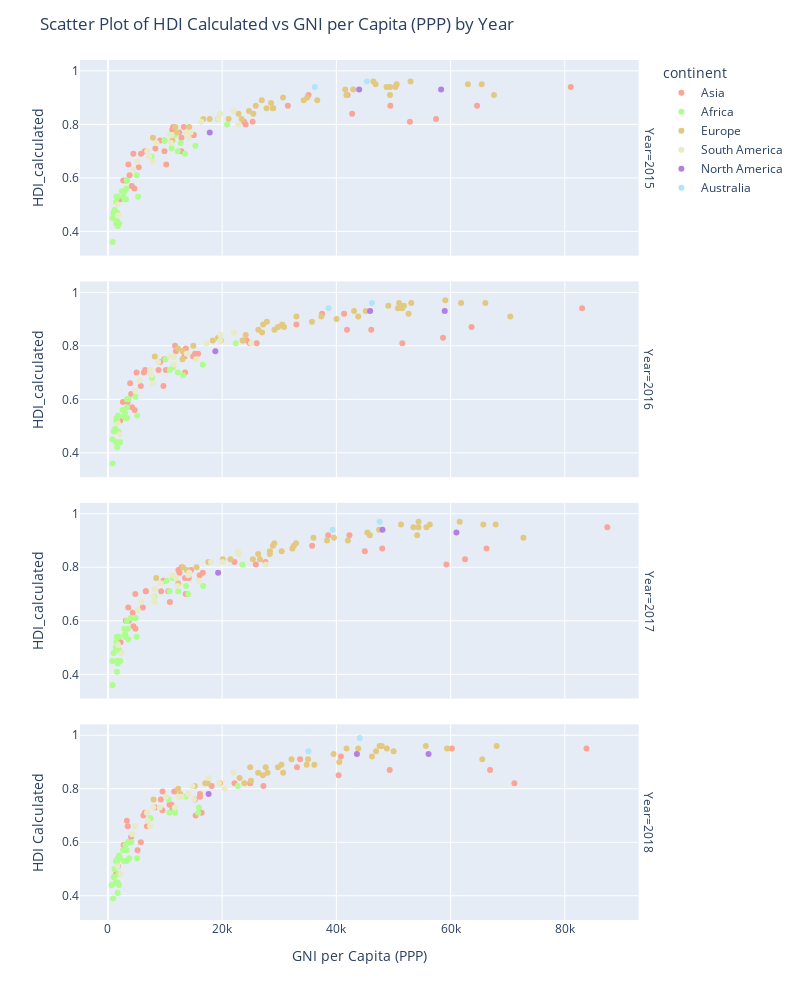

Write notebook code for a chart like this one.
### Markdown cell above
### GDP contribution to happiness

The above two histograms can support both sides of the argument. While it supports the claim that 'wealthier' countries are also happier countries for the top three richest and happiest continents (Oceania, Europe and North America), the histograms also show that the contribution of GDP per capita is not a definitive factor in happiness. This supported by the fact that South America is happier than Asia in every year while also coming close to Europe in happiness. On the contrary South America is, on average, poorer than Asia in every year and substantially poorer than Europe. Another observation that supportss the claim that happiness is not necessarily related with wealth is the fact that the average contribution of GDP to happiness of all continents shrank from 2015 to 2018, while the average happiness of every continent remained pretty much constant throughout the same years.

### Code cell
# Sort the data by 'Year' column in descending order
data = data.sort_values('Year', ascending=True)

# Create a scatter plot for all available years using Plotly, with two plots per row
fig = px.scatter(data, x='GNI_per_capita_PPP', y='HDI_calculated', color='continent',
                 color_discrete_map=continent_colors, hover_data=['Country'], facet_row='Year')

# Set the plot title and axis labels
fig.update_layout(
    title='Scatter Plot of HDI Calculated vs GNI per Capita (PPP) by Year',
    xaxis_title='GNI per Capita (PPP)',
    yaxis_title='HDI Calculated',
    height=1000,  
    width = 800
)

# Set the hover label format
fig.update_traces(hovertemplate='Country: %{customdata[0]}<br>GNI per Capita (PPP): %{x}<br>HDI Calculated: %{y}')

# Show the plot
fig.show()

### Figure 1 — Plotly figure (JSON) as saved in the notebook; plotly's stock layout.template omitted (floating-point values rounded to 4 significant figures)
{"data": [{"customdata": [["Lebanon"], ["Malaysia"], ["Kuwait"], ["Kazakhstan"], ["Jordan"], ["Japan"], ["Israel"], ["Iraq"], ["Kyrgyzstan"], ["Mongolia"], ["Saudi Arabia"], ["Philippines"], ["Pakistan"], ["Nepal"], ["Myanmar"], ["Iran"], ["Indonesia"], ["Cambodia"], ["Bangladesh"], ["Bahrain"], ["Azerbaijan"], ["Armenia"], ["China"], ["China"], ["Georgia"], ["Cyprus"], ["India"], ["Singapore"], ["Afghanistan"], ["Turkey"], ["United Arab Emirates"], ["Thailand"], ["Vietnam"], ["Sri Lanka"], ["Turkmenistan"], ["Uzbekistan"], ["Tajikistan"], ["Yemen"]], "hovertemplate": "Country: %{customdata[0]}<br>GNI per Capita (PPP): %{x}<br>HDI Calculated: %{y}", "legendgroup": "Asia", "marker": {"color": "#FAA598", "symbol": "circle"}, "mode": "markers", "name": "Asia", "orientation": "v", "showlegend": true, "type": "scatter", "x": [14920, 24120, 52880, 23860, 9140, 41950, 35130, 10220, 4460, 9880, 49450, 8310, 4640, 2680, 4180, 13300, 9910, 3180, 3790, 42760, 15020, 12490, 57450, 12880, 11420, 31510, 5400, 81040, 2110, 25340, 64640, 15010, 5790, 11270, 12890, 6460, 3590, null], "xaxis": "x4", "y": [0.76, 0.8, 0.81, 0.81, 0.74, 0.91, 0.91, 0.65, 0.69, 0.74, 0.87, 0.71, 0.56, 0.59, 0.57, 0.79, 0.7, 0.59, 0.61, 0.84, 0.76, 0.77, 0.82, 0.75, 0.79, 0.87, 0.64, 0.94, 0.52, 0.81, 0.87, 0.76, 0.69, 0.78, 0.7, 0.7, 0.65, null], "yaxis": "y4"}, {"customdata": [["Vietnam"], ["Kazakhstan"], ["Jordan"], ["Japan"], ["Israel"], ["Kuwait"], ["Singapore"], ["Kyrgyzstan"], ["Tajikistan"], ["Malaysia"], ["Thailand"], ["Lebanon"], ["China"], ["Afghanistan"], ["Iraq"], ["United Arab Emirates"], ["Uzbekistan"], ["Cyprus"], ["China"], ["Cambodia"], ["Turkey"], ["Iran"], ["Indonesia"], ["Bangladesh"], ["India"], ["Turkmenistan"], ["Georgia"], ["Yemen"], ["Pakistan"], ["Sri Lanka"], ["Nepal"], ["Azerbaijan"], ["Armenia"], ["Saudi Arabia"], ["Myanmar"], ["Philippines"], ["Mongolia"], ["Bahrain"]], "hovertemplate": "Country: %{customdata[0]}<br>GNI per Capita (PPP): %{x}<br>HDI Calculated: %{y}", "legendgroup": "Asia", "marker": {"color": "#FAA598", "symbol": "circle"}, "mode": "markers", "name": "Asia", "orientation": "v", "showlegend": false, "type": "scatter", "x": [6300, 24280, 9120, 41350, 37500, 51550, 83020, 5020, 3900, 24840, 15800, 15250, 58670, 2140, 9720, 63670, 6530, 33000, 13400, 3450, 26050, 13650, 10160, 4070, 5760, 13500, 11760, null, 4680, 11900, 2620, 14920, 13160, 46110, 4220, 8870, 9860, 41860], "xaxis": "x3", "y": [0.7, 0.82, 0.74, 0.92, 0.92, 0.81, 0.94, 0.7, 0.66, 0.81, 0.77, 0.77, 0.83, 0.52, 0.65, 0.87, 0.71, 0.88, 0.76, 0.59, 0.81, 0.79, 0.71, 0.62, 0.65, 0.7, 0.8, null, 0.56, 0.78, 0.59, 0.76, 0.78, 0.86, 0.57, 0.71, 0.75, 0.86], "yaxis": "y3"}, {"customdata": [["Tajikistan"], ["Georgia"], ["Uzbekistan"], ["Cambodia"], ["Azerbaijan"], ["Bahrain"], ["Philippines"], ["Malaysia"], ["United Arab Emirates"], ["Bangladesh"], ["China"], ["China"], ["Afghanistan"], ["Cyprus"], ["Yemen"], ["Saudi Arabia"], ["Jordan"], ["Japan"], ["Israel"], ["Kazakhstan"], ["Sri Lanka"], ["Lebanon"], ["Myanmar"], ["Thailand"], ["Vietnam"], ["Kyrgyzstan"], ["Nepal"], ["Kuwait"], ["Turkmenistan"], ["Armenia"], ["Mongolia"], ["India"], ["Indonesia"], ["Singapore"], ["Turkey"], ["Iran"], ["Pakistan"], ["Iraq"]], "hovertemplate": "Country: %{customdata[0]}<br>GNI per Capita (PPP): %{x}<br>HDI Calculated: %{y}", "legendgroup": "Asia", "marker": {"color": "#FAA598", "symbol": "circle"}, "mode": "markers", "name": "Asia", "orientation": "v", "showlegend": false, "type": "scatter", "x": [3560, 12910, 6650, 3680, 13510, 44980, 9320, 25900, 66290, 4340, 14140, 62530, 2210, 35750, null, 48040, 9790, 42290, 38570, 22160, 12340, 16070, 4480, 16610, 6620, 4800, 3140, 59260, 13620, 12540, 9720, 6120, 10580, 87440, 27570, 14560, 4820, 10850], "xaxis": "x2", "y": [0.65, 0.8, 0.71, 0.6, 0.76, 0.86, 0.71, 0.81, 0.87, 0.63, 0.76, 0.83, 0.52, 0.88, null, 0.87, 0.75, 0.92, 0.92, 0.82, 0.79, 0.77, 0.58, 0.78, 0.71, 0.7, 0.6, 0.81, 0.7, 0.78, 0.75, 0.65, 0.71, 0.95, 0.82, 0.79, 0.57, 0.67], "yaxis": "y2"}, {"customdata": [["Vietnam"], ["Cambodia"], ["Afghanistan"], ["Azerbaijan"], ["Bahrain"], ["Uzbekistan"], ["Bangladesh"], ["Yemen"], ["Armenia"], ["Indonesia"], ["China"], ["Sri Lanka"], ["Nepal"], ["Myanmar"], ["Mongolia"], ["Malaysia"], ["Tajikistan"], ["Singapore"], ["Saudi Arabia"], ["Philippines"], ["Pakistan"], ["Lebanon"], ["Georgia"], ["United Arab Emirates"], ["Cyprus"], ["Kyrgyzstan"], ["Thailand"], ["Kuwait"], ["Kazakhstan"], ["Jordan"], ["Japan"], ["China"], ["Israel"], ["Iraq"], ["Iran"], ["Turkey"], ["India"], ["Turkmenistan"]], "hovertemplate": "Country: %{customdata[0]}<br>GNI per Capita (PPP): %{x}<br>HDI Calculated: %{y}", "legendgroup": "Asia", "marker": {"color": "#FAA598", "symbol": "circle"}, "mode": "markers", "name": "Asia", "orientation": "v", "showlegend": false, "type": "scatter", "x": [6220.0, 3597.0, 1746.0, 15240.0, 40400.0, 6462.0, 4057.0, 1433.0, 9277.0, 11260.0, 60220.0, 11610.0, 2748.0, 5764.0, 10780.0, 27230.0, 3482.0, 83790.0, 49340.0, 9540.0, 5190.0, 11140.0, 9570.0, 66910.0, 33100.0, 3317.0, 16130.0, 71160.0, 22170.0, 8268.0, 40800.0, 16130.0, 33650.0, 15360.0, 18170.0, 24910.0, 6829.0, 16410.0], "xaxis": "x", "y": [0.7, 0.6, 0.51, 0.76, 0.85, 0.71, 0.62, 0.48, 0.76, 0.72, 0.95, 0.79, 0.59, 0.6, 0.74, 0.81, 0.66, 0.95, 0.87, 0.72, 0.57, 0.74, 0.79, 0.87, 0.88, 0.68, 0.78, 0.82, 0.82, 0.73, 0.92, 0.77, 0.91, 0.7, 0.81, 0.82, 0.66, 0.71], "yaxis": "y"}, {"customdata": [["Mauritania"], ["Mali"], ["Malawi"], ["Madagascar"], ["Libya"], ["Liberia"], ["Mauritius"], ["Kenya"], ["Senegal"], ["Rwanda"], ["Nigeria"], ["Niger"], ["Morocco"], ["Sierra Leone"], ["Cameroon"], ["Burundi"], ["Burkina Faso"], ["Botswana"], ["Chad"], ["Benin"], ["Algeria"], ["Ghana"], ["Gabon"], ["Ethiopia"], ["Egypt"], ["Zambia"], ["Togo"], ["Zimbabwe"], ["Uganda"], ["Tunisia"], ["South Africa"], ["Tanzania"]], "hovertemplate": "Country: %{customdata[0]}<br>GNI per Capita (PPP): %{x}<br>HDI Calculated: %{y}", "legendgroup": "Africa", "marker": {"color": "#AEFD8E", "symbol": "circle"}, "mode": "markers", "name": "Africa", "orientation": "v", "showlegend": true, "type": "scatter", "x": [3160, 1990, 990, 1500, 12740, 1180, 20860, 3330, 2910, 1710, 5280, 840, 7670, 1570, 3210, 840, 1460, 15310, 1760, 2860, 11700, 5050, 13480, 1650, 11160, 3370, 1440, 2410, 1750, 9890, 12240, 2740], "xaxis": "x4", "y": [0.52, 0.43, 0.47, 0.53, 0.73, 0.48, 0.8, 0.59, 0.52, 0.53, 0.53, 0.36, 0.68, 0.44, 0.56, 0.45, 0.43, 0.72, 0.42, 0.55, 0.76, 0.61, 0.69, 0.47, 0.71, 0.59, 0.51, 0.55, 0.53, 0.74, 0.7, 0.53], "yaxis": "y4"}, {"customdata": [["Kenya"], ["Togo"], ["Botswana"], ["Tunisia"], ["Mauritania"], ["Mali"], ["Malawi"], ["Madagascar"], ["Tanzania"], ["Libya"], ["Benin"], ["Liberia"], ["Cameroon"], ["Ethiopia"], ["Egypt"], ["Chad"], ["Gabon"], ["Burkina Faso"], ["Uganda"], ["Burundi"], ["Ghana"], ["Mauritius"], ["Nigeria"], ["Niger"], ["Zambia"], ["South Africa"], ["Sierra Leone"], ["Senegal"], ["Zimbabwe"], ["Rwanda"], ["Algeria"], ["Morocco"]], "hovertemplate": "Country: %{customdata[0]}<br>GNI per Capita (PPP): %{x}<br>HDI Calculated: %{y}", "legendgroup": "Africa", "marker": {"color": "#AEFD8E", "symbol": "circle"}, "mode": "markers", "name": "Africa", "orientation": "v", "showlegend": false, "type": "scatter", "x": [3620, 1470, 16600, 10070, 3350, 2130, 1020, 1550, 2860, 11430, 2980, 1260, 3350, 1870, 10850, 1630, 13180, 1550, 1690, 800, 4800, 22390, 5120, 820, 3330, 12240, 1420, 3000, 2570, 1790, 11520, 7730], "xaxis": "x3", "y": [0.6, 0.52, 0.73, 0.75, 0.53, 0.44, 0.48, 0.53, 0.54, 0.72, 0.55, 0.49, 0.57, 0.48, 0.71, 0.42, 0.69, 0.44, 0.53, 0.45, 0.61, 0.81, 0.54, 0.36, 0.6, 0.7, 0.44, 0.53, 0.56, 0.54, 0.76, 0.68], "yaxis": "y3"}, {"customdata": [["Liberia"], ["Gabon"], ["Algeria"], ["Mali"], ["South Africa"], ["Burkina Faso"], ["Uganda"], ["Burundi"], ["Ghana"], ["Ethiopia"], ["Mauritania"], ["Zimbabwe"], ["Sierra Leone"], ["Chad"], ["Cameroon"], ["Rwanda"], ["Egypt"], ["Senegal"], ["Togo"], ["Tanzania"], ["Niger"], ["Tunisia"], ["Botswana"], ["Morocco"], ["Benin"], ["Libya"], ["Kenya"], ["Nigeria"], ["Malawi"], ["Mauritius"], ["Madagascar"], ["Zambia"]], "hovertemplate": "Country: %{customdata[0]}<br>GNI per Capita (PPP): %{x}<br>HDI Calculated: %{y}", "legendgroup": "Africa", "marker": {"color": "#AEFD8E", "symbol": "circle"}, "mode": "markers", "name": "Africa", "orientation": "v", "showlegend": false, "type": "scatter", "x": [1380, 14060, 11370, 2180, 12320, 1730, 1710, 770, 4860, 2010, 3610, 2860, 1590, 1570, 3490, 1910, 10800, 3140, 1520, 3020, 830, 10280, 16680, 8110, 3010, 13690, 4000, 5030, 1030, 23560, 1540, 3330], "xaxis": "x2", "y": [0.5, 0.7, 0.76, 0.45, 0.71, 0.44, 0.54, 0.45, 0.61, 0.49, 0.53, 0.57, 0.45, 0.41, 0.57, 0.54, 0.71, 0.54, 0.52, 0.54, 0.36, 0.75, 0.73, 0.69, 0.55, 0.73, 0.61, 0.54, 0.48, 0.81, 0.54, 0.6], "yaxis": "y2"}, {"customdata": [["Burkina Faso"], ["Algeria"], ["Zambia"], ["Benin"], ["Chad"], ["Cameroon"], ["Botswana"], ["Burundi"], ["Morocco"], ["Mauritius"], ["Mauritania"], ["Mali"], ["Malawi"], ["Madagascar"], ["Tanzania"], ["Libya"], ["Niger"], ["Sierra Leone"], ["Senegal"], ["Rwanda"], ["South Africa"], ["Nigeria"], ["Liberia"], ["Ghana"], ["Gabon"], ["Ethiopia"], ["Egypt"], ["Uganda"], ["Kenya"], ["Togo"], ["Tunisia"], ["Zimbabwe"]], "hovertemplate": "Country: %{customdata[0]}<br>GNI per Capita (PPP): %{x}<br>HDI Calculated: %{y}", "legendgroup": "Africa", "marker": {"color": "#AEFD8E", "symbol": "circle"}, "mode": "markers", "name": "Africa", "orientation": "v", "showlegend": false, "type": "scatter", "x": [1705.0, 13640.0, 3582.0, 2135.0, 1716.0, 3291.0, 15950.0, 659.7, 7480.0, 22720.0, 3746.0, 1965.0, 1159.0, 1404.0, 2805.0, 11680.0, 912.0, 1381.0, 3256.0, 1959.0, 11760.0, 5086.0, 1040.0, 4099.0, 15790.0, 1782.0, 10740.0, 1752.0, 3052.0, 1593.0, 10680.0, 2661.0], "xaxis": "x", "y": [0.45, 0.77, 0.6, 0.54, 0.41, 0.57, 0.73, 0.44, 0.69, 0.81, 0.54, 0.44, 0.5, 0.53, 0.53, 0.72, 0.39, 0.45, 0.53, 0.55, 0.71, 0.54, 0.47, 0.6, 0.71, 0.48, 0.71, 0.54, 0.59, 0.53, 0.76, 0.57], "yaxis": "y"}, {"customdata": [["Malta"], ["Luxembourg"], ["Lithuania"], ["Latvia"], ["Italy"], ["Ireland"], ["Moldova"], ["Serbia"], ["Russia"], ["Romania"], ["Portugal"], ["Poland"], ["Norway"], ["Netherlands"], ["Montenegro"], ["Iceland"], ["Bulgaria"], ["Bosnia and Herzegovina"], ["Belarus"], ["Austria"], ["Albania"], ["Belgium"], ["Hungary"], ["Greece"], ["Germany"], ["France"], ["Finland"], ["Estonia"], ["Denmark"], ["Croatia"], ["Ukraine"], ["Sweden"], ["Slovenia"], ["United Kingdom"], ["Spain"], ["Switzerland"], ["Slovakia"]], "hovertemplate": "Country: %{customdata[0]}<br>GNI per Capita (PPP): %{x}<br>HDI Calculated: %{y}", "legendgroup": "Europe", "marker": {"color": "#E3C97F", "symbol": "circle"}, "mode": "markers", "name": "Europe", "orientation": "v", "showlegend": true, "type": "scatter", "x": [34280, 67590, 27780, 24690, 36650, 52990, 11290, 14230, 23420, 21130, 28870, 25880, 63030, 50340, 16700, 46480, 17820, 12100, 19260, 49390, 11800, 46870, 25460, 26940, 48770, 41740, 42950, 28570, 50560, 22870, 7880, 49420, 30660, 41550, 34900, 65450, 28950], "xaxis": "x4", "y": [0.89, 0.91, 0.86, 0.85, 0.89, 0.96, 0.74, 0.79, 0.82, 0.82, 0.86, 0.87, 0.95, 0.94, 0.82, 0.96, 0.82, 0.77, 0.82, 0.91, 0.79, 0.95, 0.84, 0.89, 0.94, 0.91, 0.93, 0.88, 0.95, 0.84, 0.75, 0.94, 0.9, 0.93, 0.9, 0.95, 0.86], "yaxis": "y4"}, {"customdata": [["Italy"], ["Bosnia and Herzegovina"], ["Malta"], ["Belarus"], ["Belgium"], ["Luxembourg"], ["Lithuania"], ["Ireland"], ["Estonia"], ["United Kingdom"], ["Finland"], ["Denmark"], ["Croatia"], ["France"], ["Bulgaria"], ["Iceland"], ["Hungary"], ["Greece"], ["Germany"], ["Ukraine"], ["Latvia"], ["Spain"], ["Norway"], ["Austria"], ["Netherlands"], ["Serbia"], ["Slovakia"], ["Albania"], ["Russia"], ["Slovenia"], ["Romania"], ["Portugal"], ["Poland"], ["Sweden"], ["Switzerland"], ["Moldova"], ["Montenegro"]], "hovertemplate": "Country: %{customdata[0]}<br>GNI per Capita (PPP): %{x}<br>HDI Calculated: %{y}", "legendgroup": "Europe", "marker": {"color": "#E3C97F", "symbol": "circle"}, "mode": "markers", "name": "Europe", "orientation": "v", "showlegend": false, "type": "scatter", "x": [40030, 13090, 35720, 19280, 49090, 70450, 29790, 59070, 30510, 43100, 45150, 53110, 24130, 43830, 19760, 50990, 26990, 27820, 51810, 8210, 26340, 37370, 61840, 52630, 51510, 14960, 29160, 12270, 23570, 33010, 23680, 30840, 27170, 50780, 66080, 13060, 18360], "xaxis": "x3", "y": [0.9, 0.78, 0.89, 0.83, 0.95, 0.91, 0.87, 0.97, 0.88, 0.93, 0.93, 0.96, 0.84, 0.91, 0.82, 0.96, 0.85, 0.89, 0.95, 0.76, 0.86, 0.91, 0.96, 0.92, 0.94, 0.8, 0.86, 0.79, 0.82, 0.91, 0.82, 0.87, 0.88, 0.94, 0.96, 0.75, 0.82], "yaxis": "y3"}, {"customdata": [["Ukraine"], ["Portugal"], ["France"], ["Slovenia"], ["Finland"], ["Romania"], ["Moldova"], ["Germany"], ["Belarus"], ["Poland"], ["Greece"], ["Croatia"], ["Serbia"], ["Switzerland"], ["Denmark"], ["Estonia"], ["Russia"], ["Malta"], ["United Kingdom"], ["Albania"], ["Slovakia"], ["Lithuania"], ["Belgium"], ["Bosnia and Herzegovina"], ["Italy"], ["Latvia"], ["Netherlands"], ["Austria"], ["Sweden"], ["Montenegro"], ["Luxembourg"], ["Hungary"], ["Bulgaria"], ["Iceland"], ["Ireland"], ["Norway"], ["Spain"]], "hovertemplate": "Country: %{customdata[0]}<br>GNI per Capita (PPP): %{x}<br>HDI Calculated: %{y}", "legendgroup": "Europe", "marker": {"color": "#E3C97F", "symbol": "circle"}, "mode": "markers", "name": "Europe", "orientation": "v", "showlegend": false, "type": "scatter", "x": [8460, 32310, 45850, 35990, 47480, 26620, 12320, 54370, 17580, 28900, 29150, 26310, 15510, 67890, 56360, 32930, 25380, 38370, 45430, 13130, 30410, 32560, 51320, 13790, 42010, 28360, 55770, 54150, 53490, 20110, 72750, 28340, 21460, 54380, 61590, 65730, 39570], "xaxis": "x2", "y": [0.76, 0.87, 0.92, 0.91, 0.94, 0.83, 0.74, 0.95, 0.82, 0.88, 0.89, 0.85, 0.8, 0.96, 0.96, 0.89, 0.83, 0.9, 0.93, 0.8, 0.86, 0.88, 0.96, 0.79, 0.9, 0.86, 0.95, 0.92, 0.95, 0.83, 0.91, 0.85, 0.83, 0.97, 0.97, 0.96, 0.91], "yaxis": "y2"}, {"customdata": [["Albania"], ["Belarus"], ["Bulgaria"], ["Austria"], ["Bosnia and Herzegovina"], ["Belgium"], ["Montenegro"], ["Sweden"], ["Moldova"], ["Switzerland"], ["Malta"], ["Luxembourg"], ["Lithuania"], ["Netherlands"], ["Serbia"], ["Slovakia"], ["Russia"], ["Romania"], ["Portugal"], ["Slovenia"], ["Poland"], ["Norway"], ["Spain"], ["Latvia"], ["Germany"], ["Ukraine"], ["France"], ["Finland"], ["Estonia"], ["United Kingdom"], ["Denmark"], ["Croatia"], ["Greece"], ["Italy"], ["Ireland"], ["Iceland"], ["Hungary"]], "hovertemplate": "Country: %{customdata[0]}<br>GNI per Capita (PPP): %{x}<br>HDI Calculated: %{y}", "legendgroup": "Europe", "marker": {"color": "#E3C97F", "symbol": "circle"}, "mode": "markers", "name": "Europe", "orientation": "v", "showlegend": false, "type": "scatter", "x": [12300.0, 17040.0, 19650.0, 46230.0, 12690.0, 43820.0, 17510.0, 47960.0, 6833.0, 59370.0, 34800.0, 65540.0, 29780.0, 50010.0, 15220.0, 30670.0, 25040.0, 23910.0, 27940.0, 32140.0, 27630.0, 68060.0, 35040.0, 26300.0, 46950.0, 7994.0, 40510.0, 41780.0, 30380.0, 39510.0, 48840.0, 23060.0, 24910.0, 36140.0, 55660.0, 47570.0, 27140.0], "xaxis": "x", "y": [0.8, 0.82, 0.82, 0.92, 0.78, 0.95, 0.82, 0.96, 0.71, 0.95, 0.89, 0.91, 0.88, 0.94, 0.81, 0.86, 0.83, 0.82, 0.86, 0.91, 0.88, 0.96, 0.91, 0.86, 0.94, 0.76, 0.9, 0.95, 0.89, 0.93, 0.95, 0.84, 0.88, 0.89, 0.96, 0.96, 0.85], "yaxis": "y"}, {"customdata": [["Jamaica"], ["Peru"], ["Paraguay"], ["Panama"], ["Nicaragua"], ["Brazil"], ["Bolivia"], ["Argentina"], ["Chile"], ["Honduras"], ["Haiti"], ["Guinea"], ["Guatemala"], ["El Salvador"], ["Ecuador"], ["Dominican Republic"], ["Costa Rica"], ["Colombia"], ["Venezuela"], ["Uruguay"]], "hovertemplate": "Country: %{customdata[0]}<br>GNI per Capita (PPP): %{x}<br>HDI Calculated: %{y}", "legendgroup": "South America", "marker": {"color": "#E8EAC8", "symbol": "circle"}, "mode": "markers", "name": "South America", "orientation": "v", "showlegend": true, "type": "scatter", "x": [8520, 11180, 11040, 22810, 5150, 14470, 6890, 19650, 22010, 4490, 1710, 1790, 7830, 7240, 10870, 14130, 16310, 13700, null, 19310], "xaxis": "x4", "y": [0.73, 0.76, 0.73, 0.8, 0.66, 0.77, 0.7, 0.84, 0.85, 0.63, 0.5, 0.46, 0.66, 0.68, 0.76, 0.75, 0.81, 0.77, null, 0.82], "yaxis": "y4"}, {"customdata": [["Jamaica"], ["Bolivia"], ["Venezuela"], ["El Salvador"], ["Ecuador"], ["Chile"], ["Costa Rica"], ["Colombia"], ["Dominican Republic"], ["Honduras"], ["Haiti"], ["Guinea"], ["Guatemala"], ["Brazil"], ["Panama"], ["Nicaragua"], ["Paraguay"], ["Peru"], ["Argentina"], ["Uruguay"]], "hovertemplate": "Country: %{customdata[0]}<br>GNI per Capita (PPP): %{x}<br>HDI Calculated: %{y}", "legendgroup": "South America", "marker": {"color": "#E8EAC8", "symbol": "circle"}, "mode": "markers", "name": "South America", "orientation": "v", "showlegend": false, "type": "scatter", "x": [8800, 7360, null, 7620, 10830, 22080, 17230, 13800, 15420, 4790, 1770, 2050, 7910, 13950, 25080, 5540, 11540, 11510, 19710, 19650], "xaxis": "x3", "y": [0.74, 0.71, null, 0.69, 0.76, 0.85, 0.81, 0.77, 0.75, 0.63, 0.51, 0.47, 0.66, 0.77, 0.81, 0.67, 0.73, 0.76, 0.84, 0.82], "yaxis": "y3"}, {"customdata": [["Peru"], ["Guatemala"], ["Argentina"], ["Haiti"], ["Costa Rica"], ["Chile"], ["Colombia"], ["Uruguay"], ["El Salvador"], ["Ecuador"], ["Dominican Republic"], ["Venezuela"], ["Guinea"], ["Honduras"], ["Nicaragua"], ["Jamaica"], ["Paraguay"], ["Bolivia"], ["Panama"], ["Brazil"]], "hovertemplate": "Country: %{customdata[0]}<br>GNI per Capita (PPP): %{x}<br>HDI Calculated: %{y}", "legendgroup": "South America", "marker": {"color": "#E8EAC8", "symbol": "circle"}, "mode": "markers", "name": "South America", "orientation": "v", "showlegend": false, "type": "scatter", "x": [11930, 8200, 22960, 1770, 18040, 22750, 14050, 20060, 7970, 11350, 15940, null, 2410, 5220, 5850, 9320, 12210, 8190, 27640, 14250], "xaxis": "x2", "y": [0.76, 0.67, 0.85, 0.51, 0.82, 0.86, 0.77, 0.82, 0.69, 0.77, 0.75, null, 0.48, 0.64, 0.67, 0.74, 0.73, 0.72, 0.81, 0.78], "yaxis": "y2"}, {"customdata": [["Argentina"], ["Chile"], ["Uruguay"], ["Venezuela"], ["Bolivia"], ["Brazil"], ["Peru"], ["Paraguay"], ["Panama"], ["Nicaragua"], ["El Salvador"], ["Ecuador"], ["Dominican Republic"], ["Costa Rica"], ["Colombia"], ["Guatemala"], ["Guinea"], ["Jamaica"], ["Honduras"], ["Haiti"]], "hovertemplate": "Country: %{customdata[0]}<br>GNI per Capita (PPP): %{x}<br>HDI Calculated: %{y}", "legendgroup": "South America", "marker": {"color": "#E8EAC8", "symbol": "circle"}, "mode": "markers", "name": "South America", "orientation": "v", "showlegend": false, "type": "scatter", "x": [17610.0, 21970.0, 19430.0, 9070.0, 6849.0, 14070.0, 12320.0, 11720.0, 20450.0, 4790.0, 6973.0, 10140.0, 15070.0, 14790.0, 12900.0, 7378.0, 2211, 7932.0, 4258.0, 1665.0], "xaxis": "x", "y": [0.84, 0.86, 0.82, 0.73, 0.71, 0.78, 0.77, 0.73, 0.8, 0.66, 0.68, 0.77, 0.76, 0.81, 0.77, 0.66, 0.48, 0.73, 0.63, 0.51], "yaxis": "y"}, {"customdata": [["Mexico"], ["Canada"], ["United States"]], "hovertemplate": "Country: %{customdata[0]}<br>GNI per Capita (PPP): %{x}<br>HDI Calculated: %{y}", "legendgroup": "North America", "marker": {"color": "#B47FE3", "symbol": "circle"}, "mode": "markers", "name": "North America", "orientation": "v", "showlegend": true, "type": "scatter", "x": [17830, 43990, 58340], "xaxis": "x4", "y": [0.77, 0.93, 0.93], "yaxis": "y4"}, {"customdata": [["Canada"], ["United States"], ["Mexico"]], "hovertemplate": "Country: %{customdata[0]}<br>GNI per Capita (PPP): %{x}<br>HDI Calculated: %{y}", "legendgroup": "North America", "marker": {"color": "#B47FE3", "symbol": "circle"}, "mode": "markers", "name": "North America", "orientation": "v", "showlegend": false, "type": "scatter", "x": [45910, 58970, 18810], "xaxis": "x3", "y": [0.93, 0.93, 0.78], "yaxis": "y3"}, {"customdata": [["United States"], ["Canada"], ["Mexico"]], "hovertemplate": "Country: %{customdata[0]}<br>GNI per Capita (PPP): %{x}<br>HDI Calculated: %{y}", "legendgroup": "North America", "marker": {"color": "#B47FE3", "symbol": "circle"}, "mode": "markers", "name": "North America", "orientation": "v", "showlegend": false, "type": "scatter", "x": [61020, 48070, 19300], "xaxis": "x2", "y": [0.93, 0.94, 0.78], "yaxis": "y2"}, {"customdata": [["Canada"], ["Mexico"], ["United States"]], "hovertemplate": "Country: %{customdata[0]}<br>GNI per Capita (PPP): %{x}<br>HDI Calculated: %{y}", "legendgroup": "North America", "marker": {"color": "#B47FE3", "symbol": "circle"}, "mode": "markers", "name": "North America", "orientation": "v", "showlegend": false, "type": "scatter", "x": [43600.0, 17630.0, 56140.0], "xaxis": "x", "y": [0.93, 0.78, 0.93], "yaxis": "y"}, {"customdata": [["New Zealand"], ["Australia"]], "hovertemplate": "Country: %{customdata[0]}<br>GNI per Capita (PPP): %{x}<br>HDI Calculated: %{y}", "legendgroup": "Australia", "marker": {"color": "#B2E4FA", "symbol": "circle"}, "mode": "markers", "name": "Australia", "orientation": "v", "showlegend": true, "type": "scatter", "x": [36210, 45330], "xaxis": "x4", "y": [0.94, 0.96], "yaxis": "y4"}, {"customdata": [["Australia"], ["New Zealand"]], "hovertemplate": "Country: %{customdata[0]}<br>GNI per Capita (PPP): %{x}<br>HDI Calculated: %{y}", "legendgroup": "Australia", "marker": {"color": "#B2E4FA", "symbol": "circle"}, "mode": "markers", "name": "Australia", "orientation": "v", "showlegend": false, "type": "scatter", "x": [46230, 38630], "xaxis": "x3", "y": [0.96, 0.94], "yaxis": "y3"}, {"customdata": [["Australia"], ["New Zealand"]], "hovertemplate": "Country: %{customdata[0]}<br>GNI per Capita (PPP): %{x}<br>HDI Calculated: %{y}", "legendgroup": "Australia", "marker": {"color": "#B2E4FA", "symbol": "circle"}, "mode": "markers", "name": "Australia", "orientation": "v", "showlegend": false, "type": "scatter", "x": [47580, 39330], "xaxis": "x2", "y": [0.97, 0.94], "yaxis": "y2"}, {"customdata": [["Australia"], ["New Zealand"]], "hovertemplate": "Country: %{customdata[0]}<br>GNI per Capita (PPP): %{x}<br>HDI Calculated: %{y}", "legendgroup": "Australia", "marker": {"color": "#B2E4FA", "symbol": "circle"}, "mode": "markers", "name": "Australia", "orientation": "v", "showlegend": false, "type": "scatter", "x": [44100.0, 35110.0], "xaxis": "x", "y": [0.99, 0.94], "yaxis": "y"}], "layout": {"annotations": [{"font": {}, "showarrow": false, "text": "Year=2018", "textangle": 90, "x": 0.98, "xanchor": "left", "xref": "paper", "y": 0.1138, "yanchor": "middle", "yref": "paper"}, {"font": {}, "showarrow": false, "text": "Year=2017", "textangle": 90, "x": 0.98, "xanchor": "left", "xref": "paper", "y": 0.3712, "yanchor": "middle", "yref": "paper"}, {"font": {}, "showarrow": false, "text": "Year=2016", "textangle": 90, "x": 0.98, "xanchor": "left", "xref": "paper", "y": 0.6288, "yanchor": "middle", "yref": "paper"}, {"font": {}, "showarrow": false, "text": "Year=2015", "textangle": 90, "x": 0.98, "xanchor": "left", "xref": "paper", "y": 0.8862, "yanchor": "middle", "yref": "paper"}], "height": 1000, "legend": {"title": {"text": "continent"}, "tracegroupgap": 0}, "margin": {"t": 60}, "title": {"text": "Scatter Plot of HDI Calculated vs GNI per Capita (PPP) by Year"}, "width": 800, "xaxis": {"anchor": "y", "domain": [0, 0.98], "title": {"text": "GNI per Capita (PPP)"}}, "xaxis2": {"anchor": "y2", "domain": [0, 0.98], "matches": "x", "showticklabels": false}, "xaxis3": {"anchor": "y3", "domain": [0, 0.98], "matches": "x", "showticklabels": false}, "xaxis4": {"anchor": "y4", "domain": [0, 0.98], "matches": "x", "showticklabels": false}, "yaxis": {"anchor": "x", "domain": [0, 0.2275], "title": {"text": "HDI Calculated"}}, "yaxis2": {"anchor": "x2", "domain": [0.2575, 0.485], "matches": "y", "title": {"text": "HDI_calculated"}}, "yaxis3": {"anchor": "x3", "domain": [0.515, 0.7425], "matches": "y", "title": {"text": "HDI_calculated"}}, "yaxis4": {"anchor": "x4", "domain": [0.7725, 1], "matches": "y", "title": {"text": "HDI_calculated"}}}}
